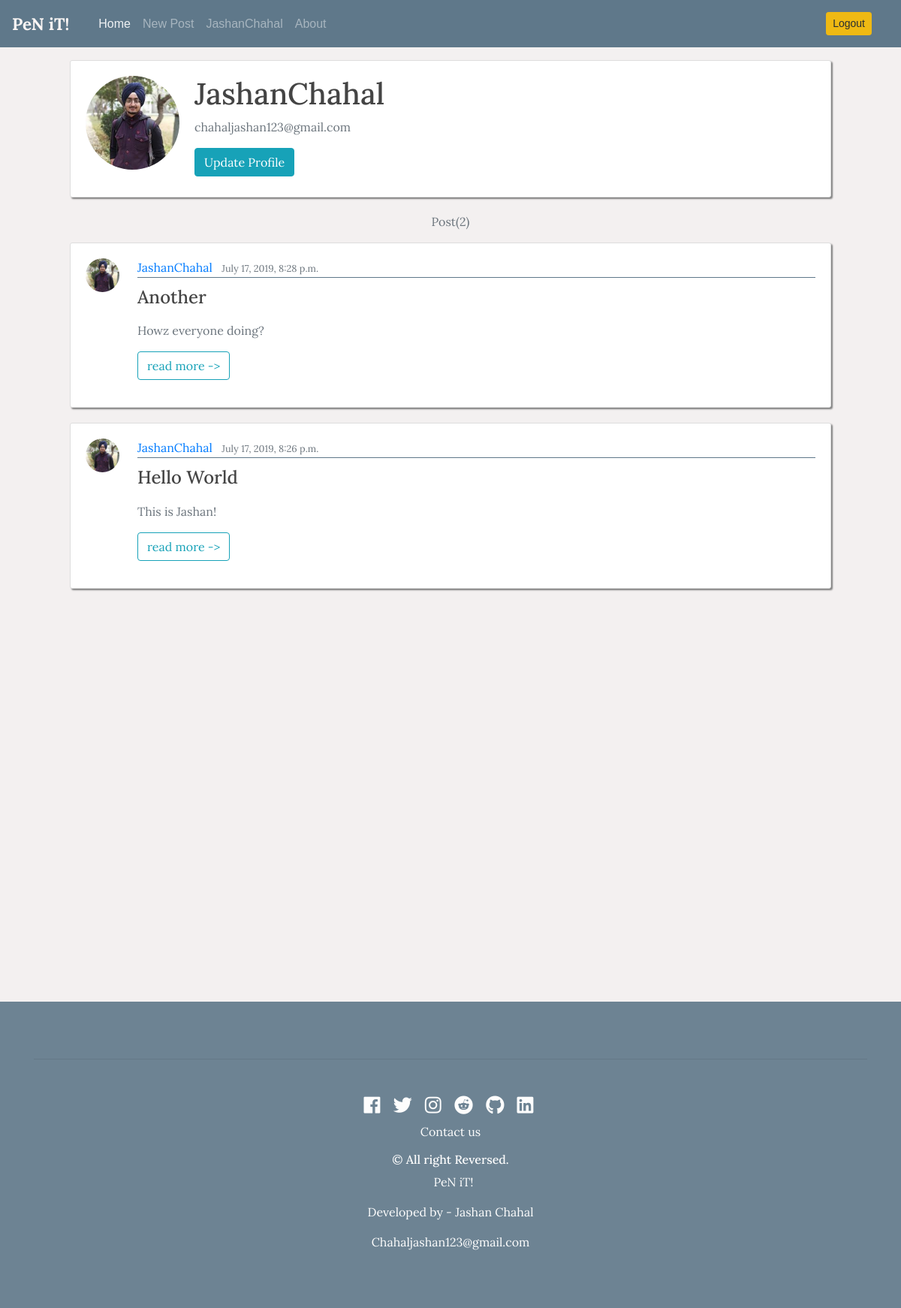
/user/JashanChahal (signed in), run on the app's committed database.
### blog/models.py (models this page shows, shortened)
class Post(models.Model):
    title = models.CharField(max_length = 100)
    content = models.TextField()
    date_posted = models.DateTimeField(default = timezone.now)
    author = models.ForeignKey(User, on_delete = models.CASCADE)

### users/models.py (models this page shows, shortened)
class Profile(models.Model):
    user = models.OneToOneField(User,on_delete = models.CASCADE)
    image = models.ImageField( default = 'default.jpg', upload_to ='profile_pics')

### blog/views.py (the view)
# urls.py: path('user/<str:username>',UserListView.as_view(), name = 'user-posts'),
class UserListView(ListView):
    model = Post
    template_name = 'blog/user_posts.html'
    context_object_name = 'posts'
    ordering = ['-date_posted']
    paginate_by = 5
    def get_queryset(self):
        user = get_object_or_404(User,username = self.kwargs.get('username'))
        return Post.objects.filter(author= user).order_by('-date_posted')

### blog/templates/blog/user_posts.html (shortened to what this page needs)
{% extends "blog/base.html" %}
{% block content %}
  {% if posts %}
{% with posts|first as post %}
<div class="content-section">
        <div class="media">
          <img class="rounded-circle account-img" src="{{ post.author.profile.image.url }}">
          <div class="media-body">
            <h2 class="account-heading">{{ post.author }}</h2>
            <p class="text-secondary">{{ post.author.email }}</p>
            {% if user.username == view.kwargs.username %}
            <a class=" btn btn-info" href="{% url 'profile' %}">Update Profile</a>
            {% endif %}
          </div>
        </div>
      </div>
      {% endwith %}
      {% else %}
      <div class = "alert alert-danger">
        <p >Please create a post</p>
      </div>
      {% endif %}
   <p class ="text-muted wrapper">Post({{ page_obj.paginator.count }})</p>
{% for post in posts %}
    <article class="media content-section">
            <a class="mr-2" href="{% url 'user-posts' post.author.username %}"><img class ="rounded-circle article-img img-fluid"src="{{ post.author.profile.image.url }}"></a>
            <div class="media-body">
            <div class="article-metadata">
                <a class="mr-2" href="{% url 'user-posts' post.author.username %}">{{ post.author }}</a>
                <small class="text-muted">{{ post.date_posted }}</small>
            </div>
            <h2><a class="article-title" href="{% url 'post-detail' post.id %}">{{ post.title }}</a></h2>
            <p class="article-content"><div class="text-muted">
                {{ post.content|safe|truncatewords:"200"|linebreaks }}
                <a  class=" btn btn-outline-info "href="{% url 'post-detail' post.id %}">read more -></a>
            </div>
          </p>
            </div>
        </article>
{% endfor %}
{% endblock content %}

### blog/templates/blog/base.html (shortened to what this page needs)
{% load static %}
<!DOCTYPE html>
<html lang="en">
<head>
   <link rel="stylesheet" href="https://stackpath.bootstrapcdn.com/bootstrap/4.3.1/css/bootstrap.min.css">
   <link rel="stylesheet" type="text/css" href="{% static 'blog/main.css' %}">
   <link rel="stylesheet" href="https://use.fontawesome.com/releases/v5.0.13/css/all.css">
</head>
<body id="bg">
        <nav id ="mainnavbar" class="navbar navbar-expand-lg navbar-dark bg-steel  fixed-top">
  <a class="navbar-brand" href="{% url 'blog-home' %}">PeN iT!</a>
<div class="container">
  <div class="collapse navbar-collapse" id="navbarSupportedContent">
    <ul class="navbar-nav mr-auto">
      <li class="nav-item active">
        <a class="nav-link" href="{% url 'blog-home' %}">Home <span class="sr-only">(current)</span></a>
      </li>
      {% if user.is_authenticated %}
      <li class="nav-item">
          <a class="nav-item nav-link" href="{% url 'post-create' %}">New Post</a>
      </li>
      <li class="nav-item">
          <a class="nav-item nav-link bs" href="{% url 'user-posts' user.username %}">{{ user.username }}</a>
        </li>
      {% endif %}
      <li class="nav-item ">
        <a class="nav-link" href="{% url 'blog-about' %}">About</a>
      </li>
    </ul>
    <div class ="navbar-nav">
       {% if user.is_authenticated %}
       <a class="nav-item nav-link" href="{% url 'logout' %}"><button type="button" class ="btn btn-warning btn-sm">Logout</button></a>
       {% else %}
        <a class="nav-item nav-link" href="{% url 'login' %}"><button type="button" class ="btn btn-success btn-sm">Login</button></a>
        <a class="nav-item nav-link" href="{% url 'register'%}"><button type="button" class ="btn btn-warning btn-sm">Signup</button></a>
        {% endif %}
    </div>
  </div>
</div>
</nav>
              <main role="main" class="container"  >
                      <div class="centre">
                        {% block content %}{% endblock %}
                  </main>
                     <section id="footer">
                       <div class="container">
                          <hr>
                            <div class="col-xs-12 col-sm-12 col-md-12 mt-2 mt-sm-5">
                              <ul class="list-unstyled list-inline social text-center">
                                <li class="list-inline-item"><a href="https://www.facebook.com/imjashanchahal"><i class="fab fa-facebook"></i></a></li>
                                <li class="list-inline-item"><a href="https://twitter.com/imJashanChahal"><i class="fab fa-twitter"></i></a></li>
                                <li class="list-inline-item"><a href="https://www.instagram.com/imjashanchahal/"><i class="fab fa-instagram"></i></a></li>
                                <li class="list-inline-item"><a href="https://www.reddit.com/user/imjashanchahal/"><i class="fab fa-reddit"></i></a></li>
                                <li class="list-inline-item"><a href="https://github.com/JashanChahal" target="_blank"><i class="fab fa-github"></i></a></li>
                                <li class="list-inline-item"><a href="https://www.linkedin.com/in/jashan-chahal-109068169" target="_blank"><i class="fab fa-linkedin"></i></a></li>
                              </ul>
                            </div>
                          </div>
                          <div class="row">
                            <div class="col-xs-12 col-sm-12 col-md-12 mt-2 mt-sm-2 text-center text-white">
                            <p>Contact us</p>  <p class="h6">&copy All right Reversed.</p><p><a class="text-green ml-2" href="https://www.sunlimetech.com" target="_blank">PeN iT!</a></p>
                            <p>Developed by - Jashan Chahal</p><p>Chahaljashan123@gmail.com</p>
                            </div>
                          </div>
                      </section>
</body>
</html>

### blog/static/blog/main.css (style rules this page uses)
body { background: #f3f0f0; font-family: 'Lora', serif; color: #333333; margin-top: 5rem; vertical-align: middle; }
#mainnavbar .navbar-brand { color: #faf5f4; font-size: 1.4rem; font-weight: 1000; }
#mainnavbar { border-bottom : 0.1px groove; }
#mainnavbar .nav-link { opacity: 0.9; font-family: Arial, Helvetica, sans-serif; }
#bg { background-size: 1800px 900px; background-repeat: no-repeat; background-attachment: fixed; }
h1, h2, h3, h4, h5, h6 { color: #444444; }
ul { margin: 0; }
.bg-steel { background-color: #5f788a; }
.content-section { background: #ffffff; box-shadow: 2px 2px 2px grey; padding: 20px 20px; border: 1px solid #dddddd; border-radius: 3px; margin-bottom: 20px; margin-right: 3rem; margin-left: 3rem; }
.article-title { font-size: 1.5rem; color: #444444; }
.article-content { white-space: pre-line; }
.article-img { height: auto; width: 45px; margin-right: 16px; }
.article-metadata { padding-bottom: 1px; margin-bottom: 4px; border-bottom: 1px solid #5f788a; }
.account-img { height: 125px; width: 125px; margin-right: 20px; margin-bottom: 16px; }
.account-heading { font-size: 2.5rem; }
.wrapper { text-align: center; }
section { padding: 60px 0; }
#footer { background: #5f788a !important; margin-top: 550px; bottom : 0; width: 100%; opacity: 0.9; }
#footer a { color: #ffffff; text-decoration: none !important; background-color: transparent; -webkit-text-decoration-skip: objects; }
#footer ul.social li { padding: 0px 0; padding-top: 0px; }
#footer ul.social li a i { margin-right: 5px; font-size:25px; -webkit-transition: .5s all ease; -moz-transition: .5s all ease; transition: .5s all ease; }

### data on the page
Post: author.profile.image (picture), author "JashanChahal", author.email "chahaljashan123@gmail.com", date_posted "July 17, 2019, 8:28 p.m.", title "Another", content "Howz everyone doing?"
Post: author.profile.image (picture), author "JashanChahal", date_posted "July 17, 2019, 8:26 p.m.", title "Hello World", content "This is Jashan!"

### other printed values
{{ user.username }} "JashanChahal"
{{ page_obj.paginator.count }} "2"
